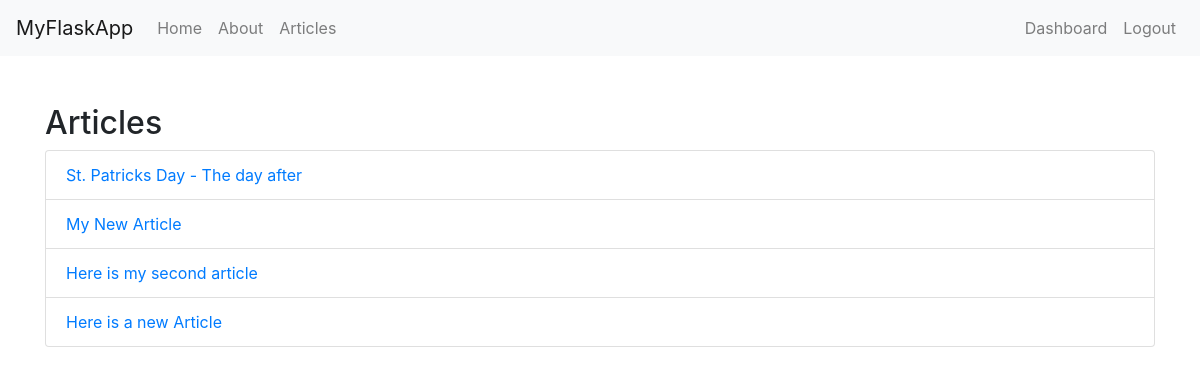
The page /articles (signed in) on the database its author committed.
### tables this page shows
CREATE TABLE `articles` (
	`record`	INTEGER PRIMARY KEY AUTOINCREMENT,
	`title`	TEXT,
	`author`	TEXT,
	`body`	TEXT,
	`create_date`	TEXT DEFAULT CURRENT_TIMESTAMP
);

### app.py (the view)
@app.route('/articles')
def articles():
    connection = sqlite3.connect(DATABASE)
    connection.row_factory = sqlite3.Row
    cur = connection.cursor()
    result = cur.execute("SELECT * FROM articles")
    articles = result.fetchall()
    if articles != None:
        return render_template('articles.html', articles=articles)
    else:
        msg = 'No Articles Found.'
        return render_template('articles.html', msg=msg)
    cur.close()

### templates/articles.html
{% extends 'layout.html' %}
{% block body %}
    <br>
    <h2>Articles</h2>
    <ul class="list-group">
        {% for article in articles %}
            <li class="list-group-item"><a href="article/{{article.record}}">{{article.title}}</a></li>
        {% endfor %}
    </ul>
{% endblock %}

### rows shown on the page
articles: title "St. Patricks Day - The day after"
articles: title "My New Article"
articles: title "Here is my second article"
articles: title "Here is a new Article"
